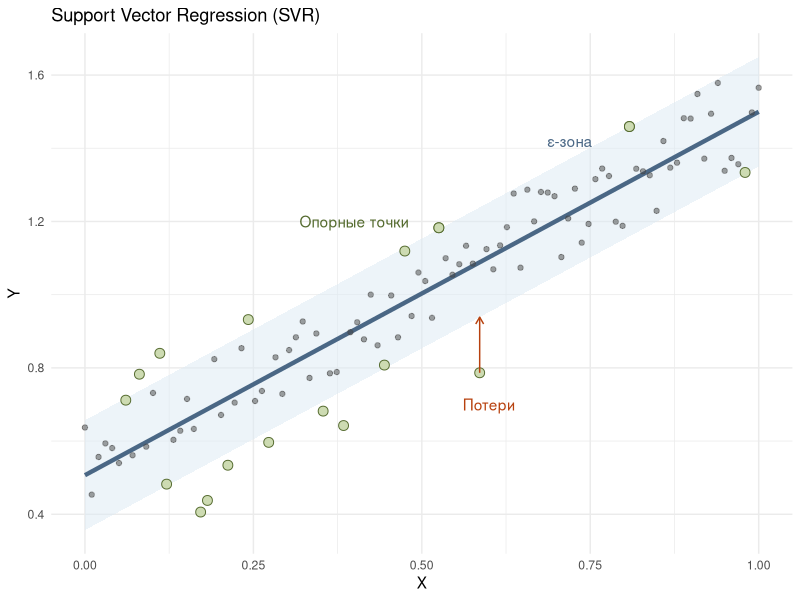
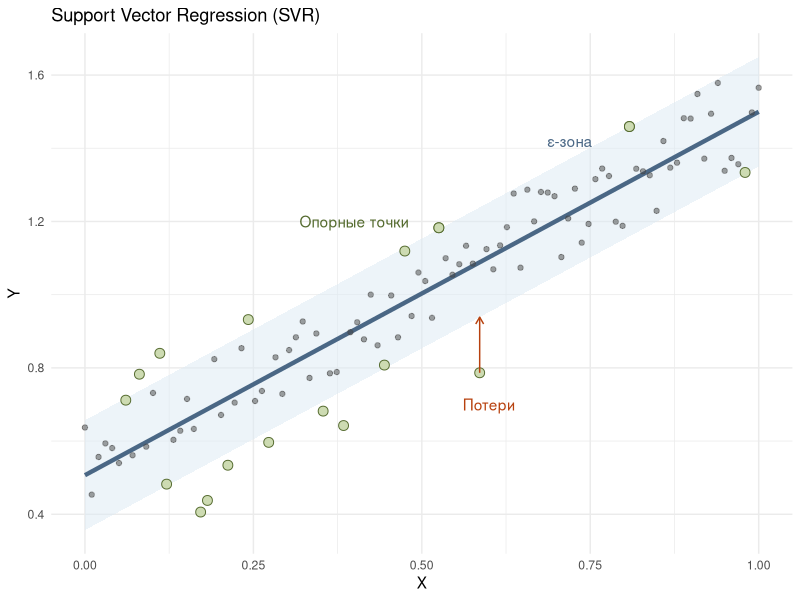

These figures' R source, in order:
library(ggplot2)
set.seed(42)

# Данные
x <- seq(0, 1, length.out = 100)
y <- 0.5 + x + rnorm(100, sd = 0.1)
model <- lm(y ~ x)
epsilon <- 0.15

# Data frame
df <- data.frame(x = x, y = y)
df$pred <- predict(model, newdata = df)
df$upper <- df$pred + epsilon
df$lower <- df$pred - epsilon

# Потери и опорные точки
df$loss <- df$y > df$upper | df$y < df$lower
df$support <- abs(df$y - df$pred) >= (epsilon - 0.01) & abs(df$y - df$pred) <= (epsilon + 0.01)

# График
ggplot(df, aes(x, y)) +
  # ε-труба
  geom_ribbon(aes(ymin = lower, ymax = upper), fill = "#dbe9f4", alpha = 0.5) +
  
  # Линия регрессии
  geom_line(aes(y = pred), color = "#4a6785", size = 1.5) +
  
  # Все точки
  geom_point(color = "#444444", size = 1.5, alpha = 0.5) +
  
  # Опорные точки
  geom_point(data = subset(df, support), color = "#556b2f", fill = "#cddbb2", shape = 21, size = 3) +
  
  # Точки с потерями
  geom_point(data = subset(df, loss), color = "#556b2f", fill = "#cddbb2", shape = 21, size = 3) +
  
  # Стрелка потерь (одна демонстрационная)
  annotate("segment",
           x = df$x[which(df$loss)[11]],
           xend = df$x[which(df$loss)[11]],
           y = df$y[which(df$loss)[11]],
           yend = ifelse(df$y[which(df$loss)[11]] > df$upper[which(df$loss)[11]],
                         df$upper[which(df$loss)[11]],
                         df$lower[which(df$loss)[11]]),
           arrow = arrow(length = unit(0.2, "cm")),
           color = "#b7410e") +
  
  # Подписи
  annotate("text", x = 0.72, y = 1.42, label = "ε-зона", color = "#4a6785") +
  annotate("text", x = 0.60, y = 0.7, label = "Потери", color = "#b7410e") +
  annotate("text", x = 0.4, y = 1.2, label = "Опорные точки", color = "#556b2f") +
  
  labs(title = "Support Vector Regression (SVR)",
       x = "X", y = "Y") +
  theme_minimal()

ggsave("svr.png", bg = "white")
